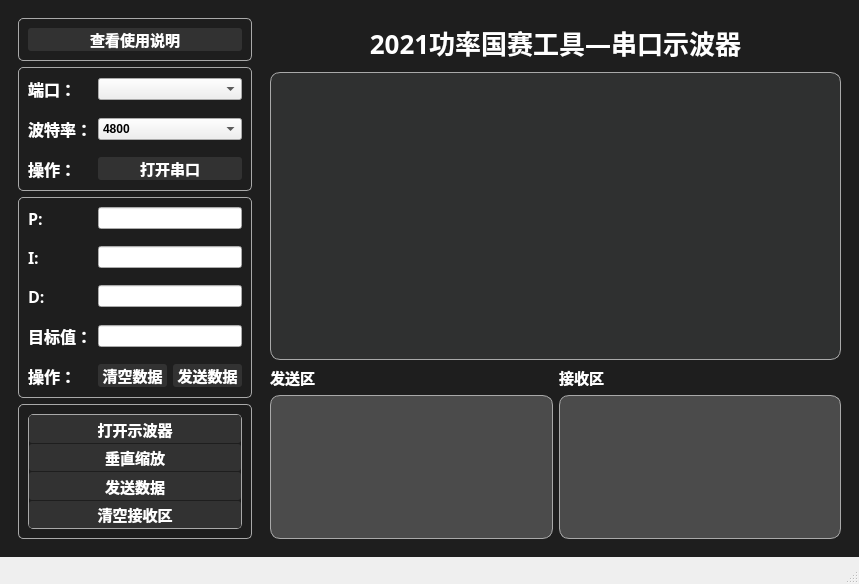
<?xml version="1.0" encoding="UTF-8"?>
<ui version="4.0">
 <class>MainWindow</class>
 <widget class="QMainWindow" name="MainWindow">
  <property name="geometry">
   <rect>
    <x>0</x>
    <y>0</y>
    <width>859</width>
    <height>584</height>
   </rect>
  </property>
  <property name="font">
   <font>
    <family>黑体</family>
    <pointsize>11</pointsize>
   </font>
  </property>
  <property name="windowTitle">
   <string>MainWindow</string>
  </property>
  <widget class="QWidget" name="centralwidget">
   <property name="styleSheet">
    <string notr="true">QWidget#centralwidget{
	background:rgb(30, 30, 30);
}</string>
   </property>
   <layout class="QHBoxLayout" name="horizontalLayout" stretch="3,7">
    <property name="spacing">
     <number>0</number>
    </property>
    <property name="sizeConstraint">
     <enum>QLayout::SetDefaultConstraint</enum>
    </property>
    <item>
     <widget class="QWidget" name="widget_3" native="true">
      <property name="styleSheet">
       <string notr="true">QFrame{
      color:rgb(60, 60, 60);
      background:rgb(30,30,30);
      border-top:1px solid darkGray;
      border-bottom:1px solid darkGray;
      border-right:1px solid darkGray;
      border-left:1px solid darkGray;
      border-top-right-radius:5px;
      border-bottom-right-radius:5px; 
      border-top-left-radius:5px;
      border-bottom-left-radius:5px; 
}
QLabel{
	border:none;
    color:white;
    font-size:16px;
    font-weight:700;
	font-family: &quot;微软雅黑&quot;;
}</string>
      </property>
      <layout class="QVBoxLayout" name="verticalLayout">
       <item>
        <widget class="QFrame" name="frame_4">
         <property name="styleSheet">
          <string notr="true">QPushButton{
	color:white;
	background:rgb(50,50,50); ;
    border-radius:3px;
	font-size:15px;
    font-weight:700;
	font-family: &quot;微软雅黑&quot;;
}
QPushButton:hover{
	color:rgb(42,105,192);
    font-size:15px;
    font-weight:700;
}</string>
         </property>
         <property name="frameShape">
          <enum>QFrame::StyledPanel</enum>
         </property>
         <property name="frameShadow">
          <enum>QFrame::Raised</enum>
         </property>
         <layout class="QVBoxLayout" name="verticalLayout_2">
          <item>
           <widget class="QPushButton" name="viewManual">
            <property name="text">
             <string>查看使用说明</string>
            </property>
           </widget>
          </item>
         </layout>
        </widget>
       </item>
       <item>
        <widget class="QFrame" name="frame">
         <property name="styleSheet">
          <string notr="true">QFrame#frame{
      color:rgb(60, 60, 60);
      background:rgb(30,30,30);
      border-top:1px solid darkGray;
      border-bottom:1px solid darkGray;
      border-right:1px solid darkGray;
      border-left:1px solid darkGray;
      border-top-right-radius:5px;
      border-bottom-right-radius:5px; 
      border-top-left-radius:5px;
      border-bottom-left-radius:5px; 
}

QComboBox{
	font-size:12px;
    font-weight:700;
	font-family: &quot;微软雅黑&quot;;
}

QPushButton{
	color:white;
	background:rgb(50,50,50); ;
    border-radius:3px;
	font-size:15px;
    font-weight:700;
	font-family: &quot;微软雅黑&quot;;
}
QPushButton:hover{
	color:rgb(42,105,192);
    font-size:15px;
    font-weight:700;
}
</string>
         </property>
         <property name="frameShape">
          <enum>QFrame::StyledPanel</enum>
         </property>
         <property name="frameShadow">
          <enum>QFrame::Raised</enum>
         </property>
         <layout class="QGridLayout" name="gridLayout_5">
          <item row="0" column="0">
           <layout class="QGridLayout" name="gridLayout" columnstretch="1,4">
            <item row="4" column="0">
             <widget class="QLabel" name="label_4">
              <property name="font">
               <font>
                <family>微软雅黑</family>
                <pointsize>-1</pointsize>
                <weight>87</weight>
                <bold>true</bold>
               </font>
              </property>
              <property name="text">
               <string>操作：</string>
              </property>
             </widget>
            </item>
            <item row="0" column="0">
             <widget class="QLabel" name="label_2">
              <property name="font">
               <font>
                <family>微软雅黑</family>
                <pointsize>-1</pointsize>
                <weight>87</weight>
                <bold>true</bold>
               </font>
              </property>
              <property name="text">
               <string>端口：</string>
              </property>
             </widget>
            </item>
            <item row="4" column="1">
             <widget class="QPushButton" name="OpenorClose">
              <property name="font">
               <font>
                <family>微软雅黑</family>
                <pointsize>-1</pointsize>
                <weight>87</weight>
                <bold>true</bold>
               </font>
              </property>
              <property name="text">
               <string>打开串口</string>
              </property>
             </widget>
            </item>
            <item row="1" column="0">
             <spacer name="verticalSpacer">
              <property name="orientation">
               <enum>Qt::Vertical</enum>
              </property>
              <property name="sizeType">
               <enum>QSizePolicy::Fixed</enum>
              </property>
              <property name="sizeHint" stdset="0">
               <size>
                <width>20</width>
                <height>10</height>
               </size>
              </property>
             </spacer>
            </item>
            <item row="2" column="0">
             <widget class="QLabel" name="label_3">
              <property name="font">
               <font>
                <family>微软雅黑</family>
                <pointsize>-1</pointsize>
                <weight>87</weight>
                <bold>true</bold>
               </font>
              </property>
              <property name="text">
               <string>波特率：</string>
              </property>
             </widget>
            </item>
            <item row="2" column="1">
             <widget class="QComboBox" name="baudRate">
              <property name="sizeAdjustPolicy">
               <enum>QComboBox::AdjustToContentsOnFirstShow</enum>
              </property>
              <property name="frame">
               <bool>true</bool>
              </property>
              <item>
               <property name="text">
                <string>4800</string>
               </property>
              </item>
              <item>
               <property name="text">
                <string>9600</string>
               </property>
              </item>
              <item>
               <property name="text">
                <string>115200</string>
               </property>
              </item>
             </widget>
            </item>
            <item row="0" column="1">
             <widget class="QComboBox" name="portId"/>
            </item>
            <item row="3" column="0">
             <spacer name="verticalSpacer_2">
              <property name="orientation">
               <enum>Qt::Vertical</enum>
              </property>
              <property name="sizeType">
               <enum>QSizePolicy::Fixed</enum>
              </property>
              <property name="sizeHint" stdset="0">
               <size>
                <width>20</width>
                <height>10</height>
               </size>
              </property>
             </spacer>
            </item>
           </layout>
          </item>
         </layout>
        </widget>
       </item>
       <item>
        <widget class="QFrame" name="frame_2">
         <property name="styleSheet">
          <string notr="true">QFrame#frame{
      color:rgb(60, 60, 60);
      background:rgb(30,30,30);
      border-top:1px solid darkGray;
      border-bottom:1px solid darkGray;
      border-right:1px solid darkGray;
      border-left:1px solid darkGray;
      border-top-right-radius:5px;
      border-bottom-right-radius:5px; 
      border-top-left-radius:5px;
      border-bottom-left-radius:5px; 
}

QLineEdit{
	font-size:12px;
    font-weight:700;
	font-family: &quot;微软雅黑&quot;;
}

QPushButton{
	color:white;
	background:rgb(50,50,50); ;
    border-radius:3px;
	font-size:15px;
    font-weight:700;
	font-family: &quot;微软雅黑&quot;;
}
QPushButton:hover{
	color:rgb(42,105,192);
    font-size:15px;
    font-weight:700;
}</string>
         </property>
         <property name="frameShape">
          <enum>QFrame::StyledPanel</enum>
         </property>
         <property name="frameShadow">
          <enum>QFrame::Raised</enum>
         </property>
         <layout class="QGridLayout" name="gridLayout_4">
          <item row="0" column="0">
           <layout class="QGridLayout" name="gridLayout_3" columnstretch="1,2,2">
            <item row="9" column="2">
             <widget class="QPushButton" name="sendPIDData">
              <property name="font">
               <font>
                <family>微软雅黑</family>
                <pointsize>-1</pointsize>
                <weight>87</weight>
                <bold>true</bold>
               </font>
              </property>
              <property name="text">
               <string>发送数据</string>
              </property>
             </widget>
            </item>
            <item row="2" column="0">
             <spacer name="verticalSpacer_3">
              <property name="orientation">
               <enum>Qt::Vertical</enum>
              </property>
              <property name="sizeType">
               <enum>QSizePolicy::Fixed</enum>
              </property>
              <property name="sizeHint" stdset="0">
               <size>
                <width>20</width>
                <height>10</height>
               </size>
              </property>
             </spacer>
            </item>
            <item row="3" column="0">
             <widget class="QLabel" name="label_6">
              <property name="font">
               <font>
                <family>微软雅黑</family>
                <pointsize>-1</pointsize>
                <weight>87</weight>
                <bold>true</bold>
               </font>
              </property>
              <property name="text">
               <string>I:</string>
              </property>
             </widget>
            </item>
            <item row="5" column="0">
             <widget class="QLabel" name="label_7">
              <property name="font">
               <font>
                <family>微软雅黑</family>
                <pointsize>-1</pointsize>
                <weight>87</weight>
                <bold>true</bold>
               </font>
              </property>
              <property name="text">
               <string>D:      </string>
              </property>
             </widget>
            </item>
            <item row="4" column="0">
             <spacer name="verticalSpacer_4">
              <property name="orientation">
               <enum>Qt::Vertical</enum>
              </property>
              <property name="sizeType">
               <enum>QSizePolicy::Fixed</enum>
              </property>
              <property name="sizeHint" stdset="0">
               <size>
                <width>20</width>
                <height>10</height>
               </size>
              </property>
             </spacer>
            </item>
            <item row="1" column="0">
             <widget class="QLabel" name="label_5">
              <property name="font">
               <font>
                <family>微软雅黑</family>
                <pointsize>-1</pointsize>
                <weight>87</weight>
                <bold>true</bold>
               </font>
              </property>
              <property name="text">
               <string>P:</string>
              </property>
             </widget>
            </item>
            <item row="6" column="0">
             <spacer name="verticalSpacer_5">
              <property name="orientation">
               <enum>Qt::Vertical</enum>
              </property>
              <property name="sizeType">
               <enum>QSizePolicy::Fixed</enum>
              </property>
              <property name="sizeHint" stdset="0">
               <size>
                <width>20</width>
                <height>10</height>
               </size>
              </property>
             </spacer>
            </item>
            <item row="9" column="0">
             <widget class="QLabel" name="label_8">
              <property name="font">
               <font>
                <family>微软雅黑</family>
                <pointsize>-1</pointsize>
                <weight>87</weight>
                <bold>true</bold>
               </font>
              </property>
              <property name="text">
               <string>操作：</string>
              </property>
             </widget>
            </item>
            <item row="7" column="0">
             <widget class="QLabel" name="label_9">
              <property name="text">
               <string>目标值：</string>
              </property>
             </widget>
            </item>
            <item row="8" column="0">
             <spacer name="verticalSpacer_6">
              <property name="orientation">
               <enum>Qt::Vertical</enum>
              </property>
              <property name="sizeType">
               <enum>QSizePolicy::Fixed</enum>
              </property>
              <property name="sizeHint" stdset="0">
               <size>
                <width>20</width>
                <height>10</height>
               </size>
              </property>
             </spacer>
            </item>
            <item row="9" column="1">
             <widget class="QPushButton" name="pushButton">
              <property name="text">
               <string>清空数据</string>
              </property>
             </widget>
            </item>
            <item row="7" column="1" colspan="2">
             <widget class="QLineEdit" name="lineEdit_4"/>
            </item>
            <item row="5" column="1" colspan="2">
             <widget class="QLineEdit" name="lineEdit_3"/>
            </item>
            <item row="3" column="1" colspan="2">
             <widget class="QLineEdit" name="lineEdit_2"/>
            </item>
            <item row="1" column="1" colspan="2">
             <widget class="QLineEdit" name="lineEdit"/>
            </item>
           </layout>
          </item>
         </layout>
        </widget>
       </item>
       <item>
        <widget class="QFrame" name="frame_3">
         <property name="styleSheet">
          <string notr="true">QPushButton{
	color:white;
	background:rgb(50,50,50); ;
    border-radius:3px;
	font-size:15px;
    font-weight:700;
	font-family: &quot;微软雅黑&quot;;
}
QPushButton:hover{
	color:rgb(42,105,192);
    font-size:15px;
    font-weight:700;
}</string>
         </property>
         <property name="frameShape">
          <enum>QFrame::StyledPanel</enum>
         </property>
         <property name="frameShadow">
          <enum>QFrame::Raised</enum>
         </property>
         <layout class="QVBoxLayout" name="verticalLayout_4">
          <item>
           <widget class="QSplitter" name="splitter">
            <property name="orientation">
             <enum>Qt::Vertical</enum>
            </property>
            <property name="handleWidth">
             <number>1</number>
            </property>
            <widget class="QPushButton" name="openOscill">
             <property name="text">
              <string>打开示波器</string>
             </property>
            </widget>
            <widget class="QPushButton" name="stopOscill">
             <property name="text">
              <string>垂直缩放</string>
             </property>
             <property name="iconSize">
              <size>
               <width>16</width>
               <height>16</height>
              </size>
             </property>
             <property name="autoDefault">
              <bool>false</bool>
             </property>
             <property name="default">
              <bool>false</bool>
             </property>
             <property name="flat">
              <bool>false</bool>
             </property>
            </widget>
            <widget class="QPushButton" name="sendData">
             <property name="text">
              <string>发送数据</string>
             </property>
            </widget>
            <widget class="QPushButton" name="clearReceived">
             <property name="text">
              <string>清空接收区</string>
             </property>
            </widget>
           </widget>
          </item>
         </layout>
        </widget>
       </item>
      </layout>
     </widget>
    </item>
    <item>
     <widget class="QWidget" name="widget_2" native="true">
      <property name="styleSheet">
       <string notr="true">QLabel{
	border:none;
    color:white;
    font-size:26px;
    font-weight:700;
	font-family: &quot;楷体&quot;;
}
QWidget#customPlot{
	color:#232C51;
    background:rgb(47,48,48);
    border-top:1px solid darkGray;
    border-bottom:1px solid darkGray;
    border-right:1px solid darkGray;
    border-left:1px solid darkGray;
    border-top-right-radius:10px;
    border-bottom-right-radius:10px; 
    border-top-left-radius:10px;
    border-bottom-left-radius:10px;
}
QTextEdit{
    color: white;
	font-family: &quot;JetBrains Mono&quot;;
    background:rgb(75,75,75);
    border-top:1px solid darkGray;
    border-bottom:1px solid darkGray;
    border-right:1px solid darkGray;
    border-left:1px solid darkGray;
    border-top-right-radius:10px;
    border-bottom-right-radius:10px; 
    border-top-left-radius:10px;
    border-bottom-left-radius:10px; 
}
QTextBrowser{
    color: white;
	font-size: 12px;
	font-family: &quot;JetBrains Mono&quot;;
    background:rgb(75,75,75);
    border-top:1px solid darkGray;
    border-bottom:1px solid darkGray;
    border-right:1px solid darkGray;
    border-left:1px solid darkGray;
    border-top-right-radius:10px;
    border-bottom-right-radius:10px; 
    border-top-left-radius:10px;
    border-bottom-left-radius:10px;
}</string>
      </property>
      <layout class="QGridLayout" name="gridLayout_2" rowstretch="1,6,0,3">
       <item row="3" column="0">
        <widget class="QTextEdit" name="textEdit"/>
       </item>
       <item row="3" column="1">
        <widget class="QTextBrowser" name="textBrowser"/>
       </item>
       <item row="0" column="0" colspan="2">
        <widget class="QLabel" name="label">
         <property name="font">
          <font>
           <family>楷体</family>
           <pointsize>-1</pointsize>
           <weight>87</weight>
           <bold>true</bold>
          </font>
         </property>
         <property name="text">
          <string>2021功率国赛工具—串口示波器</string>
         </property>
         <property name="alignment">
          <set>Qt::AlignCenter</set>
         </property>
        </widget>
       </item>
       <item row="1" column="0" colspan="2">
        <widget class="QCustomPlot" name="customPlot" native="true"/>
       </item>
       <item row="2" column="0">
        <widget class="QLabel" name="label_10">
         <property name="styleSheet">
          <string notr="true">QLabel{
	border:none;
    color:white;
    font-size:15px;
    font-weight:700;
	font-family: &quot;微软雅黑&quot;;
}</string>
         </property>
         <property name="text">
          <string>发送区</string>
         </property>
        </widget>
       </item>
       <item row="2" column="1">
        <widget class="QLabel" name="label_11">
         <property name="styleSheet">
          <string notr="true">QLabel{
	border:none;
    color:white;
    font-size:15px;
    font-weight:700;
	font-family: &quot;微软雅黑&quot;;
}</string>
         </property>
         <property name="text">
          <string>接收区</string>
         </property>
        </widget>
       </item>
      </layout>
     </widget>
    </item>
   </layout>
  </widget>
  <widget class="QStatusBar" name="statusbar"/>
  <action name="actionHelp">
   <property name="icon">
    <iconset resource="myresource.qrc">
     <normaloff>:/Images/Icons/gtk-help.png</normaloff>:/Images/Icons/gtk-help.png</iconset>
   </property>
   <property name="text">
    <string>使用说明</string>
   </property>
   <property name="shortcut">
    <string>Ctrl+H</string>
   </property>
  </action>
 </widget>
 <customwidgets>
  <customwidget>
   <class>QCustomPlot</class>
   <extends>QWidget</extends>
   <header>qcustomplot.h</header>
   <container>1</container>
  </customwidget>
 </customwidgets>
 <resources>
  <include location="myresource.qrc"/>
 </resources>
 <connections/>
</ui>
